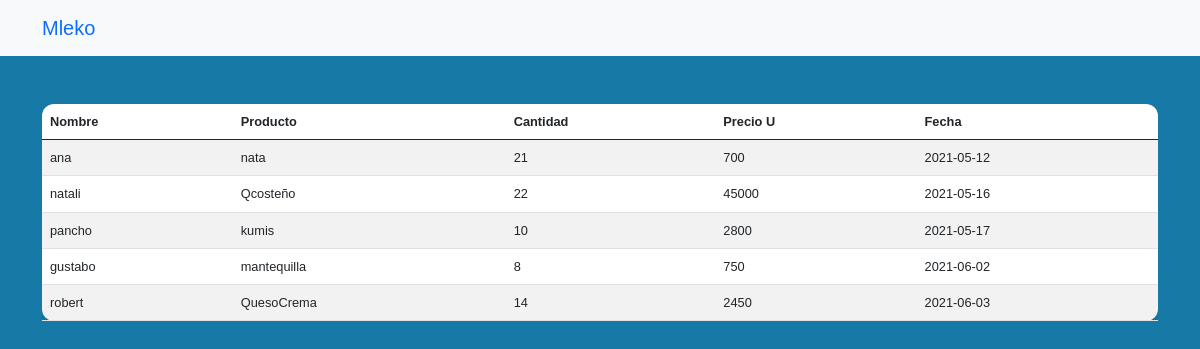
Page /T_diario.php on the committed database.
### tables this page shows
CREATE TABLE `compradores` (
  `id` int(200) NOT NULL,
  `nombreC` varchar(20) NOT NULL,
  `producto` varchar(20) NOT NULL,
  `cantidad` int(200) NOT NULL,
  `costo` int(200) NOT NULL,
  `fecha` date NOT NULL DEFAULT current_timestamp()
);

### T_diario.php (the view, shortened to what this page needs)
<!DOCTYPE html>
<html lang="es">
<head>
    <link href="https://cdn.jsdelivr.net/npm/bootstrap@5.0.1/dist/css/bootstrap.min.css" rel="stylesheet">
</head>
<body>
<nav class="navbar navbar-expand-lg navbar-blue bg-light">
        <div class="container">
            <a class="navbar-brand" href="inicio.php">Mleko</a>
        </div>
        </nav>
        <br>
<div class="container">
    <table class="table table-striped table-hover">
    <thead>
    <tr>
      <th scope="col">Nombre</th>
      <th scope="col">Producto</th>
      <th scope="col">Cantidad</th>
      <th scope="col">Precio U</th>
      <th scope="col">Fecha</th>
    </tr>
  </thead>
  <tbody>
  <?php
     try {
        $link=mysqli_connect("localhost","root","")or die("F no se conecto");
		mysqli_select_db($link,"quiz");
        $miconsulta=mysqli_query($link,"SELECT * FROM compradores");
		while ($fila=mysqli_fetch_array($miconsulta))
		 {
            echo "</td><td>".$fila['nombreC']."</td><td>".$fila['producto']."</td><td>".$fila['cantidad']."</td><td>".$fila['costo']."</td><td>".$fila['fecha']."</tr></td>";
		}
    } catch (\Throwable $th) {
        echo($th);
    }
  ?>
  </tbody>
    </table>
    </div>
</body>
</html>

### T_diario.php (style rules this page uses)
body { font-family: Arial; background-color: #1779A6; box-sizing: border-box; }
table { background-color: white; border-radius: 12px; color: #999; font-size: 0.8em; padding: 20px; margin: 0 auto; width: 300px; }

### rows in the picture
compradores: nombreC "ana", producto "nata", cantidad "21", costo "700", fecha "2021-05-12"
compradores: nombreC "natali", producto "Qcosteño", cantidad "22", costo "45000", fecha "2021-05-16"
compradores: nombreC "pancho", producto "kumis", cantidad "10", costo "2800", fecha "2021-05-17"
compradores: nombreC "gustabo", producto "mantequilla", cantidad "8", costo "750", fecha "2021-06-02"
compradores: nombreC "robert", producto "QuesoCrema", cantidad "14", costo "2450", fecha "2021-06-03"
